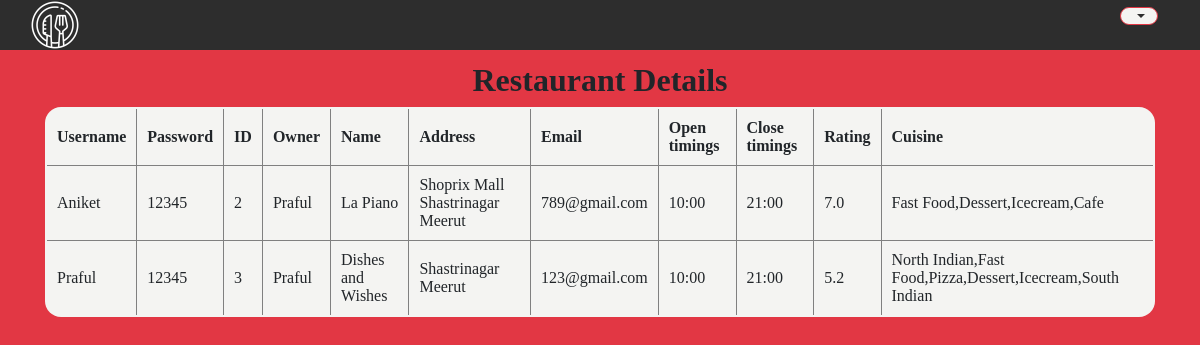
/details.php, run on the app's committed database.
### tables this page shows
CREATE TABLE `restaurants` (
  `rest_username` varchar(30) NOT NULL,
  `rest_password` varchar(30) NOT NULL,
  `rest_id` int(100) NOT NULL,
  `rest_ownername` varchar(100) DEFAULT NULL,
  `rest_name` varchar(100) DEFAULT NULL,
  `rest_address` varchar(500) DEFAULT NULL,
  `rest_email` varchar(50) DEFAULT NULL,
  `rest_open` varchar(5) DEFAULT NULL,
  `rest_close` varchar(5) DEFAULT NULL,
  `rest_rating` float(2,1) DEFAULT NULL,
  `rest_image` varchar(255) DEFAULT NULL,
  `rest_cuisine` varchar(100) DEFAULT NULL
);

### details.php (the view, shortened to what this page needs)
<?php
$name = $_SESSION['name'];
?>
<html>
<head>
	<link rel="stylesheet" href="https://stackpath.bootstrapcdn.com/bootstrap/4.1.3/css/bootstrap.min.css">
	<link rel="stylesheet" href="https://cdnjs.cloudflare.com/ajax/libs/font-awesome/4.7.0/css/font-awesome.min.css">
	<link rel="stylesheet" type="text/css" href="css/user.css">
</head>
<body>
	<header>
		<div class="dropdown">
			<button class="btn btn-secondary dropdown-toggle" type="button" data-toggle="dropdown"><?php echo $name; ?>
				<span class="caret"></span></button>
		</div><img class="logo" src="./rest_images/logo.png" alt="LOGO">
	</header>
	<div class="container">
		<h2 style="font-weight:700;margin-top: 1%;text-align:center;">Restaurant Details</h2>
		<?php
		include 'includes/dbh.inc.php';
		$nam = "SELECT * FROM restaurants";
		$res = mysqli_query($conn, $nam);
		echo "<table bgcolor=#f4f4f2 border='2px solid black' cellspacing=20px cellpadding=10px><tr><th>Username</th><th>Password</th><th>ID</th><th>Owner</th><th>Name</th><th>Address</th><th>Email</th><th>Open timings</th><th>Close timings</th><th>Rating</th><th>Cuisine</th></tr>";
		while ($result = mysqli_fetch_row($res)) {
			echo "<tr>";
			echo "<td>$result[0]</td><td>$result[1]</td><td>$result[2]</td><td>$result[3]</td><td>$result[4]</td><td>$result[5]</td><td>$result[6]</td><td>$result[7]</td><td>$result[8]</td><td>$result[9]</td><td>$result[11]</td> </tr>";
		}
		echo "</table>";
		?>
	</div>
</body>
</html>

### css/user.css (style rules this page uses)
* { margin:0px; font-family: Gilroy; }
body { background-color: #E23744; }
.logo { filter: invert(100%); width: 50px; height: 50px; margin-left: 30px; }
header { width: 100%; height: 50px; color:#fff; position: relative; background-color: #2D2D2D; }
.logo { width: 50px; height: 50px; margin-left: 30px; }
.dropdown button { position: absolute; top: 0px; right: 35px; color: #2D2D2D !important; }
.container { position: relative; }
.btn-secondary { top: 5%; margin: 7px !important; border-radius: 20px; background-color:#f4f4f2 !important; border-color: #E23744 !important; color: #2D2D2D; }
table { float: left; border-collapse: collapse; border-radius: 1em; overflow: hidden; }

### data on the page
restaurants: rest_username "Aniket", rest_password "12345", rest_id "2", rest_ownername "Praful", rest_name "La Piano", rest_address "Shoprix Mall Shastrinagar Meerut", rest_email "789@gmail.com", rest_open "10:00", rest_close "21:00", rest_rating "7.0", rest_cuisine "Fast Food,Dessert,Icecream,Cafe"
restaurants: rest_username "Praful", rest_password "12345", rest_id "3", rest_ownername "Praful", rest_name "Dishes and Wishes", rest_address "Shastrinagar Meerut", rest_email "123@gmail.com", rest_open "10:00", rest_close "21:00", rest_rating "5.2", rest_cuisine "North Indian,Fast Food,Pizza,Dessert,Icecream,South Indian"
